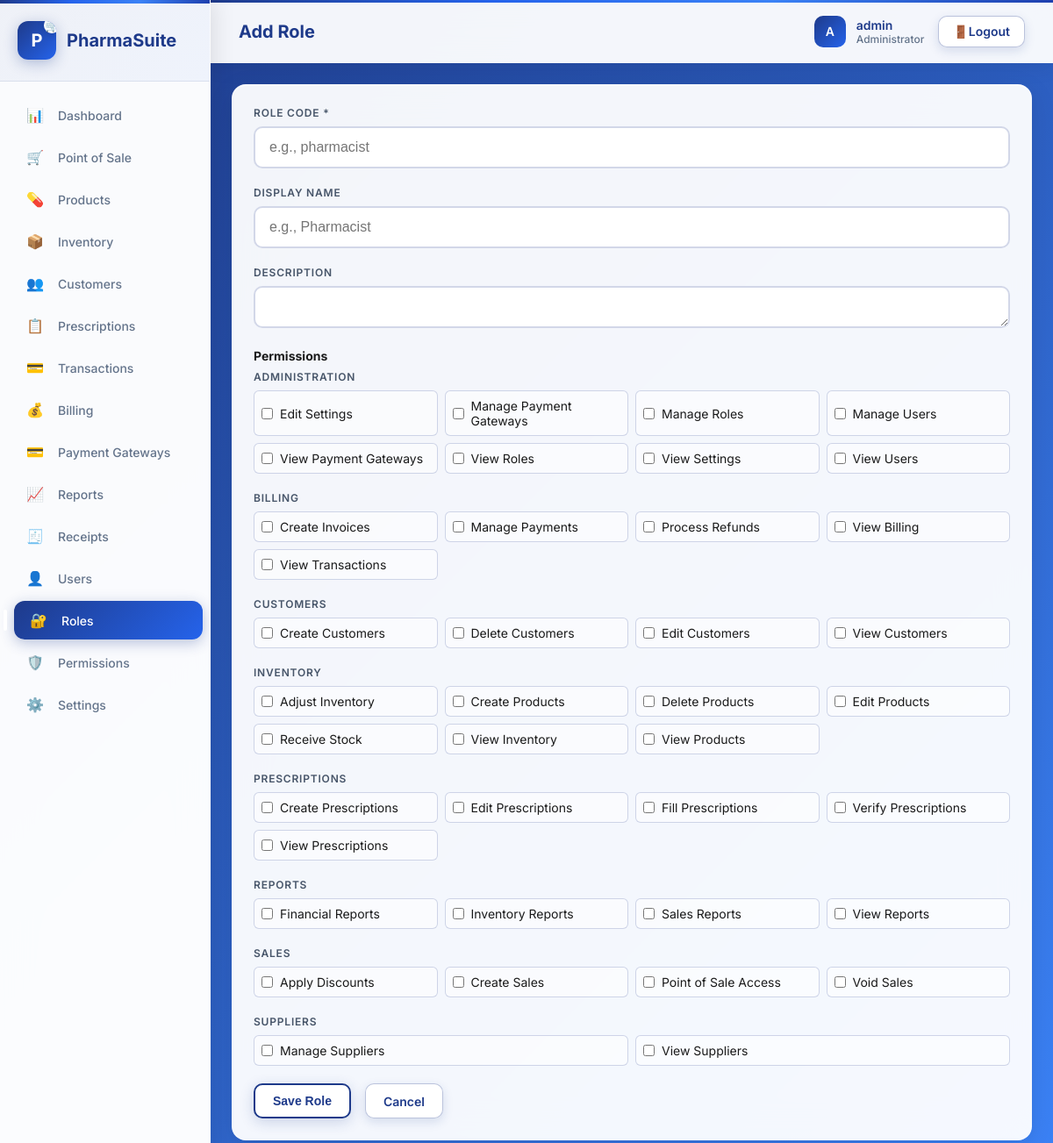
Screenshot of /roles/create (signed in) with the database file from the repository.
### models.py (models this page shows)
class Permission(db.Model):
    __tablename__ = "permissions"
    id = db.Column(db.Integer, primary_key=True)
    code = db.Column(db.String(100), unique=True, nullable=False)
    name = db.Column(db.String(100), nullable=False)
    description = db.Column(db.Text)
    category = db.Column(
        db.String(50), default="general"
    )  # Group permissions by category
    is_system_permission = db.Column(db.Boolean, default=False)  # Cannot be deleted
    created_at = db.Column(db.DateTime, default=datetime.utcnow)
    roles = db.relationship(
        "RolePermission", backref="permission", lazy=True, overlaps="permissions"
    )

### app.py (the view, shortened to what this page needs)
@app.route("/roles/create", methods=["GET", "POST"])
@login_required
@permission_required("roles_manage")
def roles_create():
    permissions = Permission.query.order_by(Permission.category, Permission.name).all()
    return render_template(
        "roles_form.html", role=None, permissions=permissions, error=None
    )

### app.py (called while the page is built)
@app.context_processor
def inject_settings():
    settings_dict = {s.key: s.value for s in Settings.query.all()}
    return {"global_settings": settings_dict}

def login_required(f):
    @wraps(f)
    def decorated_function(*args, **kwargs):
        if "user_id" not in session:
            return redirect(url_for("login"))
        return f(*args, **kwargs)
    return decorated_function

def permission_required(permission_code):
    def decorator(f):
        @wraps(f)
        def decorated_function(*args, **kwargs):
            if "user_id" not in session:
                return redirect(url_for("login"))
            user = User.query.get(session["user_id"])
            if not user or not user.has_permission(permission_code):
                flash(
                    f"You don't have permission to access this feature: {permission_code}",
                    "error",
                )
                return redirect(url_for("dashboard"))
            return f(*args, **kwargs)
        return decorated_function
    return decorator

@app.context_processor
def utility_processor():
    def has_permission(permission_code):
        if "user_id" not in session:
            return False
        user = User.query.get(session["user_id"])
        return user and user.has_permission(permission_code)
    def has_any_permission(*permission_codes):
        if "user_id" not in session:
            return False
        user = User.query.get(session["user_id"])
        if not user:
            return False
        return any(user.has_permission(code) for code in permission_codes)
    return dict(has_permission=has_permission, has_any_permission=has_any_permission)

### models.py (called while the page is built, shortened)
    def has_permission(self, permission):
        if self.role and self.role.name == "admin":
            return True

### templates/roles_form.html (shortened to what this page needs)
{% extends "base.html" %}
{% block header %}{% if role %}Edit Role{% else %}Add Role{% endif %}{% endblock %}
{% block content %}
<div class="card">
    <form method="POST">
        <div class="form-group">
            <label class="form-label">Role Code *</label>
            <input type="text" name="name" class="form-input" required value="{{ role.name if role else '' }}" placeholder="e.g., pharmacist" {% if role and role.is_system_role %}disabled{% endif %}>
        </div>
        <div class="form-group">
            <label class="form-label">Display Name</label>
            <input type="text" name="display_name" class="form-input" value="{{ role.display_name if role else '' }}" placeholder="e.g., Pharmacist" {% if role and role.is_system_role %}disabled{% endif %}>
        </div>
        <div class="form-group">
            <label class="form-label">Description</label>
            <textarea name="description" class="form-input" rows="3" {% if role and role.is_system_role %}disabled{% endif %}>{{ role.description if role else '' }}</textarea>
        </div>
        <h4 class="mt-2 mb-1">Permissions</h4>
        {% set categories = permissions|groupby('category') %}
        {% for category, perms in categories %}
        <div class="form-group">
            <label class="form-label">{{ category|title }}</label>
            <div style="display: grid; grid-template-columns: repeat(auto-fit, minmax(200px, 1fr)); gap: 8px;">
                {% for perm in perms %}
                <label style="display: flex; align-items: center; gap: 8px; padding: 8px; border: 1px solid rgba(30, 58, 138, 0.2); border-radius: 6px; background: rgba(255, 255, 255, 0.5);">
                    <input type="checkbox" name="permissions" value="{{ perm.id }}" {% if role and perm in role.permissions %}checked{% endif %}>
                    <span>{{ perm.name }}</span>
                </label>
                {% endfor %}
            </div>
        </div>
        {% endfor %}
        <div class="flex flex-gap mt-2">
            <button type="submit" class="btn btn-primary">Save Role</button>
            <a href="{{ url_for('roles') }}" class="btn btn-secondary">Cancel</a>
        </div>
    </form>
</div>
{% endblock %}

### templates/base.html (style rules this page uses)
* { margin: 0; padding: 0; box-sizing: border-box; }
body { font-family: 'Inter', -apple-system, BlinkMacSystemFont, 'Segoe UI', Roboto, sans-serif; background: linear-gradient(-45deg, #1e3a8a, #1e40af, #2563eb, #3b82f6, #1e3a8a); background-size: 400% 400%; animation: gradientShift 20s ease infinite; min-height: 100vh; color: #1a1a1a; font-size: 14px; position: relative; overflow-x: hidden; }
.btn { display: inline-flex; align-items: center; justify-content: center; padding: 10px 20px; border-radius: 10px; font-size: 14px; font-weight: 600; cursor: pointer; border: none; transition: all 0.3s cubic-bezier(0.4, 0, 0.2, 1); text-decoration: none; position: relative; overflow: hidden; box-shadow: 0 4px 12px rgba(30, 58, 138, 0.15); }
.btn-primary { background: white; color: #1e3a8a; border: 2px solid #1e3a8a; box-shadow: 0 4px 16px rgba(30, 58, 138, 0.2); }
.btn-secondary { background: rgba(255, 255, 255, 0.9); color: #1e3a8a; border: 1px solid rgba(30, 58, 138, 0.3); backdrop-filter: blur(10px); }
.card { background: rgba(255, 255, 255, 0.95); backdrop-filter: blur(20px); border-radius: 16px; border: 1px solid rgba(255, 255, 255, 0.2); padding: 24px; box-shadow: 0 8px 32px rgba(0, 0, 0, 0.08), 0 4px 16px rgba(0, 0, 0, 0.04), inset 0 1px 0 rgba(255, 255, 255, 0.8); position: relative; overflow: hidden; transition: all 0.3s cubic-bezier(0.4, 0, 0.2, 1); }
.form-group { margin-bottom: 20px; position: relative; }
.form-label { display: block; font-size: 12px; font-weight: 600; color: #475569; margin-bottom: 8px; text-transform: uppercase; letter-spacing: 0.8px; }
.form-input { width: 100%; height: 48px; padding: 0 16px; border: 2px solid rgba(30, 58, 138, 0.2); border-radius: 10px; font-size: 16px; font-weight: 400; transition: all 0.3s cubic-bezier(0.4, 0, 0.2, 1); background: rgba(255, 255, 255, 0.9); backdrop-filter: blur(10px); }
.flex { display: flex; }
.flex-gap { gap: 16px; }
.mt-2 { margin-top: 16px; }
.mb-1 { margin-bottom: 8px; }

### rows the page displays
Permission: category "ADMINISTRATION", name "Edit Settings"
Permission: name "Manage Payment Gateways"
Permission: name "Manage Roles"
Permission: name "Manage Users"
Permission: name "View Payment Gateways"
Permission: name "View Roles"
Permission: name "View Settings"
Permission: name "View Users"
Permission: category "BILLING", name "Create Invoices"
Permission: name "Manage Payments"
Permission: name "Process Refunds"
Permission: name "View Billing"
Permission: name "View Transactions"
Permission: category "CUSTOMERS", name "Create Customers"
Permission: name "Delete Customers"
Permission: name "Edit Customers"
Permission: name "View Customers"
Permission: category "INVENTORY", name "Adjust Inventory"
Permission: name "Create Products"
Permission: name "Delete Products"
Permission: name "Edit Products"
Permission: name "Receive Stock"
Permission: name "View Inventory"
Permission: name "View Products"
Permission: category "PRESCRIPTIONS", name "Create Prescriptions"
Permission: name "Edit Prescriptions"
Permission: name "Fill Prescriptions"
Permission: name "Verify Prescriptions"
Permission: name "View Prescriptions"
Permission: category "REPORTS", name "Financial Reports"
Permission: name "Inventory Reports"
Permission: name "Sales Reports"
Permission: name "View Reports"
Permission: category "SALES", name "Apply Discounts"
Permission: name "Create Sales"
Permission: name "Point of Sale Access"
Permission: name "Void Sales"
Permission: category "SUPPLIERS", name "Manage Suppliers"
Permission: name "View Suppliers"

### other values shown
{{ global_settings.get('store_name', 'PharmaSuite') }} "PharmaSuite"
{{ session.username[0].upper() if session.username else 'U' }} "A"
{{ session.username }} "admin"
{{ session.role.replace('_', ' ') if session.role else 'User' }} "Administrator"
